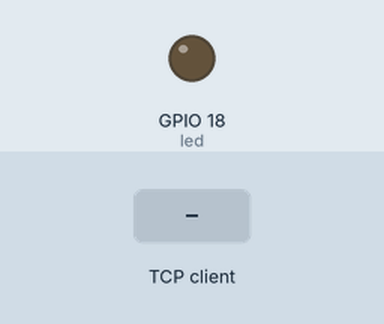
The program below on a simulated Raspberry Pi (BCM pin numbers). Shown: output pins drawn as LEDs (lit = HIGH). The inputs (shaded band) are chosen by the test bench. One TCP client connects 1 s after the port opens and stays connected; threads take turns every 2 ms; what the program prints to the terminal is not drawn.

Above: at 1.2 s.
1.3 s: the TCP client sends "on\n"
At 2.4 s:
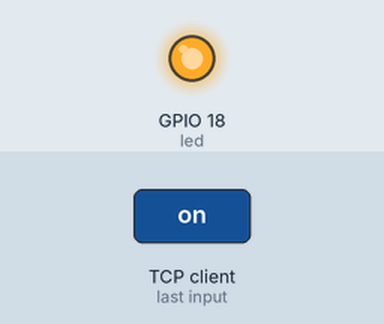
2.8 s: the TCP client sends "off\n"
At 3.5 s:
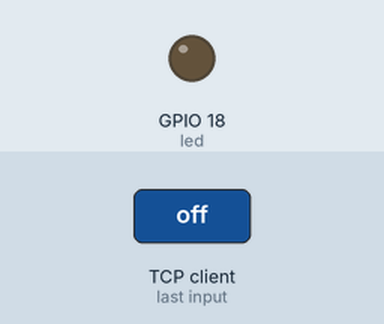
Timing chart, 0 to 5.8 s (numbered marks = the images above; inputs shaded):
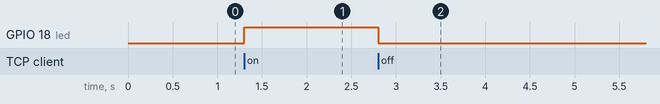

Measured:
- after the input at 1.3 s, GPIO 18 (led): LOW → HIGH at once
- after the input at 2.8 s, GPIO 18 (led): HIGH → LOW at once

The program:

led_socket_server.py
```python
import socket
import threading
from gpiozero import LED

HOST = '0.0.0.0'
PORT = 5001

led = LED(18)  # GPIO18 接 LED

def handle_client(client):
    client.send("控制 LED: 輸入 on 或 off\n".encode())
    while True:
        try:
            msg = client.recv(1024).decode().strip().lower()
            if not msg:
                break
            if msg == "on":
                led.on()
                client.send("LED 已經亮起\n".encode())
            elif msg == "off":
                led.off()
                client.send("LED 已經熄滅\n".encode())
            else:
                client.send("無效指令，請輸入 on 或 off\n".encode())
        except:
            break
    client.close()

def main():
    server = socket.socket(socket.AF_INET, socket.SOCK_STREAM)
    server.bind((HOST, PORT))
    server.listen(5)
    print(f"LED 控制伺服器啟動，PORT {PORT} ...")
    while True:
        client, addr = server.accept()
        print(f"連線來自: {addr}")
        threading.Thread(target=handle_client, args=(client,), daemon=True).start()

if __name__ == "__main__":
    main()
```
